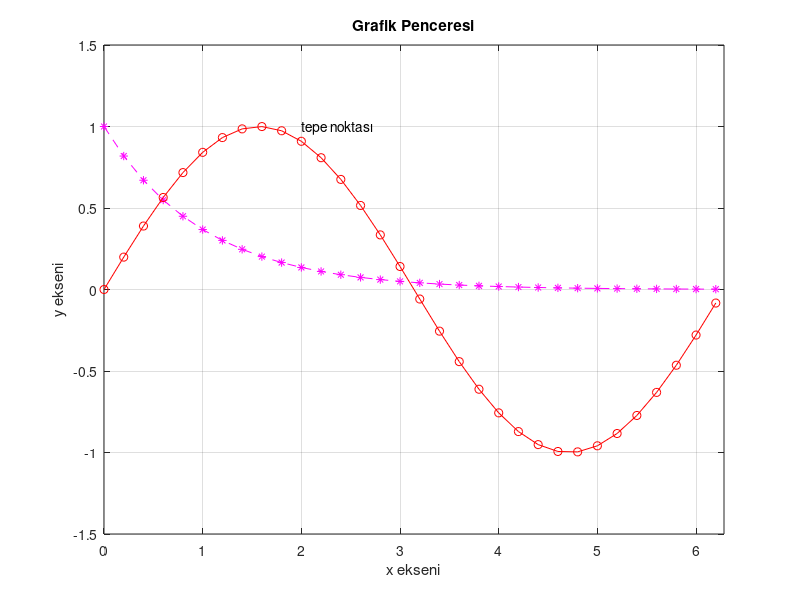

The MATLAB source for this figure:
% Defining the interval in which the graph will be plotted
t = 0:0.2:2*pi;

%  Identify the functions to be plotted
e = exp(-t);
s = sin(t);

% Plotting 2 graphs on grid with one plot function
plot(t,e,"m--*", t,s,"r-o");
grid;

% Stating the intervals of axises
xlim([0 2*pi]);
ylim([-1.5 1.5]);

%Title of graph, x label ve y label oluşturma
title("Grafik Penceresi");
xlabel("x ekseni");
ylabel("y ekseni");
text(2,1,"tepe noktası");  % Printing out “tepe noktası” at the wanted point
